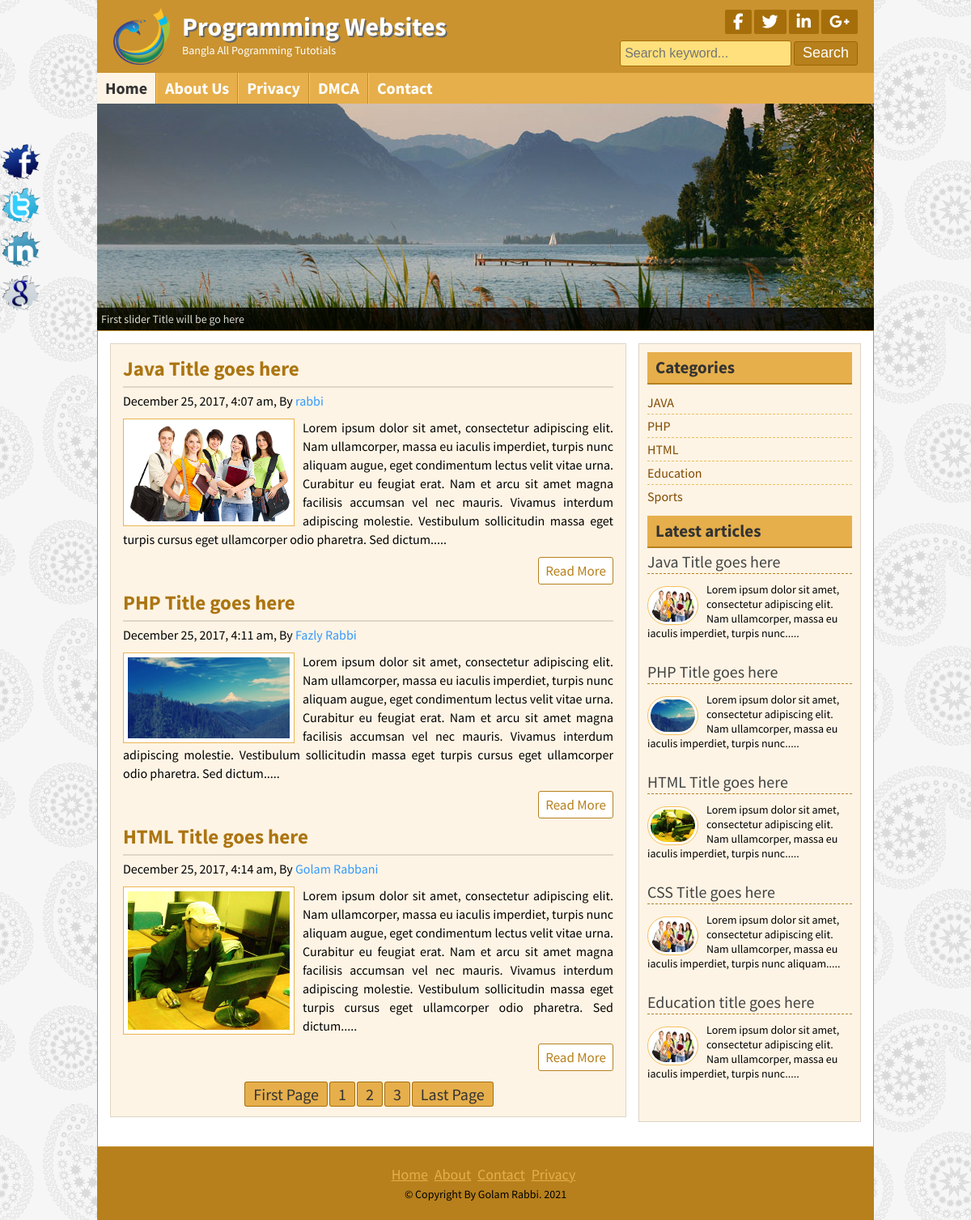
The page / on the database its author committed.
### tables this page shows
CREATE TABLE `title_slogan` (
  `id` int(11) NOT NULL,
  `title` varchar(255) NOT NULL,
  `slogan` varchar(255) NOT NULL,
  `logo` varchar(255) NOT NULL
);

CREATE TABLE `tbl_social` (
  `id` int(11) NOT NULL,
  `fb` varchar(255) NOT NULL,
  `tw` varchar(255) NOT NULL,
  `ln` varchar(255) NOT NULL,
  `gp` varchar(255) NOT NULL
);

CREATE TABLE `tbl_page` (
  `id` int(11) NOT NULL,
  `name` varchar(255) NOT NULL,
  `body` text NOT NULL
);

CREATE TABLE `tbl_post` (
  `id` int(11) NOT NULL,
  `cat` int(11) NOT NULL,
  `title` varchar(255) NOT NULL,
  `body` text NOT NULL,
  `image` varchar(255) NOT NULL,
  `author` varchar(50) NOT NULL,
  `tags` varchar(255) NOT NULL,
  `date` timestamp NOT NULL DEFAULT CURRENT_TIMESTAMP,
  `userid` int(11) NOT NULL
);

CREATE TABLE `tbl_catagory` (
  `id` int(11) NOT NULL,
  `name` varchar(50) NOT NULL
);

CREATE TABLE `tbl_footer` (
  `id` int(11) NOT NULL,
  `note` varchar(255) NOT NULL
);

### helpers/format.php (called while the page is built, shortened)
<?php
	class format{
		public function formatDate($date){
			return date('F j, Y, g:i a', strtotime($date));
		}
		public function textshorten($text,$limit = 400){
			$text = $text. " ";
			$text = substr($text, 0, $limit);
			$text = substr($text, 0, strrpos($text, ' '));
			$text = $text.".....";
			return $text;
		}
}
?>

### index.php (the view)
<?php include 'inc/header.php';?>
<?php include 'inc/slider.php';?>
	<div class="contentsection contemplete clear">
		<div class="maincontent clear">
			<?php
				$per_page = 3;
				if (isset($_GET['page'])) {
					$page = $_GET['page'];
				}else{
					$page = 1;
				}
				$start_from = ($page-1) * $per_page;
			?>
			<?php
				$sql = "SELECT * FROM tbl_post limit $start_from,$per_page ";
				$query = mysqli_query($con,$sql);
				if ($query) {
					while ( $result=mysqli_fetch_array($query)) {
 			?>
			<div class="samepost clear">
				<h2><a href="post.php?id=<?php echo $result['id'];?>"><?php echo $result['title'];?></a></h2>
				<h4><?php echo $tm->formatDate($result['date']); ?>, By <a href="#"><?php echo $result['author'];?></a></h4>
				 <a href="#"><img src="admin/<?php echo $result['image'];?>" alt="post image"/></a>
				<?php echo $tm->textshorten($result['body']); ?>
				<div class="readmore clear">
					<a href="post.php?id=<?php echo $result['id'];?>">Read More</a>
				</div>
			</div>
			 <?php } ?>
			 <?php
			 $sql = "SELECT * FROM tbl_post";
			 $query = mysqli_query($con,$sql);
			 $total_rows = mysqli_num_rows($query);
			 $total_pages = ceil($total_rows/$per_page);
			 echo "<span class='pagination'><a href='index.php?page=1'>".'First Page'."</a>";
			 for ($i=1; $i <=$total_pages; $i++) {
			 	echo "<a href='index.php?page=".$i."'>".$i."</a>";
			 }
			 echo "<a href='index.php?page=$total_pages'>".'Last Page'."</a></span>" ?>
			<?php } else{header("location:404.php");}?>
		</div>
<?php include 'inc/sidebar.php';?>
	</div>
<?php include 'inc/footer.php';?>

### inc/header.php (shortened to what this page needs)
<?php include 'config.php';?>
<?php include 'helpers/format.php';?>
 <?php
 	$tm = new format();
 ?>
<!DOCTYPE html>
<html>
<head>
	<link rel="stylesheet" href="font-awesome-4.5.0/css/font-awesome.css">
	<link rel="stylesheet" href="css/nivo-slider.css" type="text/css" media="screen" />
	<link rel="stylesheet" href="style.css">
</head>
<body>
	<div class="headersection templete clear">
		<a href="index.php">
			<div class="logo">
				<?php
            		$sql = "SELECT * FROM title_slogan WHERE id =1";
            		$query = mysqli_query($con,$sql);
            		while ($result = mysqli_fetch_array($query)) {
        		?>
				<img src="admin/<?php echo $result['logo'];?>" alt="Logo"/>
				<h2><?php echo $result['title'];?></h2>
				<p><?php echo $result['slogan'];?></p>
				<?php } ?>
			</div>
		</a>
		<div class="social clear">
			<div class="icon clear">
				<?php
            		$sql = "SELECT * FROM tbl_social WHERE id =1";
            		$query = mysqli_query($con,$sql);
            		while ($result = mysqli_fetch_array($query)) {
        		?>
				<a href="<?php echo $result['fb'];?>" target="_blank"><i class="fa fa-facebook"></i></a>
				<a href="<?php echo $result['tw'];?>" target="_blank"><i class="fa fa-twitter"></i></a>
				<a href="<?php echo $result['ln'];?>" target="_blank"><i class="fa fa-linkedin"></i></a>
				<a href="<?php echo $result['gp'];?>" target="_blank"><i class="fa fa-google-plus"></i></a>
				<?php } ?>
			</div>
			<div class="searchbtn clear">
			<form action="search.php" method="GET">
				<input type="text" name="search" placeholder="Search keyword..."/>
				<input type="submit" name="submit" value="Search"/>
			</form>
			</div>
		</div>
	</div>
<?php include 'menu.php';?>

### inc/menu.php
<div class="navsection templete">
	<?php
		$path = $_SERVER['SCRIPT_FILENAME'];
		$currentpage = basename($path,'.php');
	?>
	<ul>
		<li><a
			<?php if ($currentpage == 'index') {echo 'id="active"';} ?>
		 href="index.php">Home</a></li>
		<?php
			$sql = "SELECT * FROM tbl_page";
			$category = mysqli_query($con,$sql);
			if ($category) {
			while ( $result=mysqli_fetch_array($category)) {
		?>
			<li><a
				<?php
					if (isset($_GET['pageid']) && $_GET['pageid']==$result['id']) {
						echo 'id="active"';
					}
				?>
			 href="page.php?pageid=<?php echo $result['id']; ?>"> <?php echo $result['name'];?> </a></li>
		<?php } } ?>
		<li><a
			<?php if ($currentpage == 'contact') {echo 'id="active"';} ?>
			href="contact.php">Contact</a></li>
	</ul>
</div>

### inc/slider.php
<div class="slidersection templete clear">
        <div id="slider">
        	<?php
				$sql = "SELECT * FROM tbl_slider order by id limit 5";
				$query = mysqli_query($con,$sql);
				if ($query) {
					while ($result = mysqli_fetch_array($query)) {
			?>
            <a href="#"><img src="admin/<?php echo $result['image'];?>" alt="<?php echo $result['image'];?>" title="<?php echo $result['title'];?>" /></a>
            <?php } } ?>
        </div>
</div>

### inc/sidebar.php
<div class="sidebar clear">
	<div class="samesidebar clear">
		<h2>Categories</h2>
			<ul>
			<?php
				$sql = "SELECT * FROM tbl_catagory";
				$category = mysqli_query($con,$sql);
				if ($category) {
				while ( $result=mysqli_fetch_array($category)) {
			?>
				<li><a href="posts.php?Category=<?php echo $result['id']; ?>"> <?php echo $result['name'];?> </a></li>
				<?php } } else{ ?>
				<li>No Category Created</li>
				<?php } ?>
			</ul>
	</div>
	<div class="samesidebar clear">
		<h2>Latest articles</h2>
		<?php
			$sql = "SELECT * FROM tbl_post limit 5";
			$query = mysqli_query($con,$sql);
			if ($query) {
				while ( $result=mysqli_fetch_array($query)) {
		?>
			<div class="popular clear">
				<h3><a href="post.php?id=<?php echo $result['id'];?>"><?php echo $result['title'];?></a></h3>
				<img src="admin/<?php echo $result['image'];?>" alt="post image"/></a>
				<?php echo $tm->textshorten($result['body'], 128); ?>
			</div>
			<?php } } else {header("location:404.php");}?>
	</div>
</div>

### inc/footer.php (shortened to what this page needs)
	<div class="footersection templete clear">
	  <div class="footermenu clear">
		<ul>
			<li><a href="#">Home</a></li>
			<li><a href="#">About</a></li>
			<li><a href="#">Contact</a></li>
			<li><a href="#">Privacy</a></li>
		</ul>
	  </div>
	  <?php
           $sql = "SELECT * FROM tbl_footer WHERE id =1";
           $query = mysqli_query($con,$sql);
           while ($result = mysqli_fetch_array($query)) {
           ?>
	  <p>&copy; <?php echo $result['note'];?> <?php echo date('Y');?></p>
	  <?php } ?>
	</div>
	<div class="fixedicon clear">
		<?php
           $sql = "SELECT * FROM tbl_social WHERE id =1";
           $query = mysqli_query($con,$sql);
           while ($result = mysqli_fetch_array($query)) {
           ?>
		<a href="<?php echo $result['fb'];?>" target="_blank" ><img src="images/fb.png" alt="Facebook"/></a>
		<a href="<?php echo $result['tw'];?>" target="_blank" ><img src="images/tw.png" alt="Twitter"/></a>
		<a href="<?php echo $result['ln'];?>" target="_blank" ><img src="images/in.png" alt="LinkedIn"/></a>
		<a href="<?php echo $result['gp'];?>" target="_blank" ><img src="images/gl.png" alt="GooglePlus"/></a>
		<?php } ?>
	</div>
</body>
</html>

### css/nivo-slider.css (style rules this page uses)
.nivoSlider { position:relative; }
.nivoSlider a.nivo-imageLink { position:absolute; top:0px; left:0px; width:100%; height:100%; border:0; padding:0; margin:0; z-index:60; display:none; }

### rows shown on the page
title_slogan: logo (picture), title "Programming Websites", slogan "Bangla All Pogramming Tutotials"
tbl_page: name "About Us"
tbl_page: name "Privacy"
tbl_page: name "DMCA"
tbl_post: title "Java Title goes here", date "December 25, 2017, 4:07 am", author "rabbi", image (picture), body "Lorem ipsum dolor sit amet, consectetur adipiscing elit. Nam ullamcorper, massa eu iaculis imperdiet, turpis nunc aliquam augue, eget condimentum lectus velit vitae urna. Curabitur eu feugiat erat. Nam et arcu sit amet magna facilisis accumsan vel nec mauris. Vivamus interdum adipiscing molestie. Vestibulum sollicitudin massa eget turpis cursus eget ullamcorper odio pharetra. Sed dictum.....", body "Lorem ipsum dolor sit amet, consectetur adipiscing elit. Nam ullamcorper, massa eu iaculis imperdiet, turpis nunc....."
tbl_post: title "PHP Title goes here", date "December 25, 2017, 4:11 am", author "Fazly Rabbi", image (picture), body "Lorem ipsum dolor sit amet, consectetur adipiscing elit. Nam ullamcorper, massa eu iaculis imperdiet, turpis nunc aliquam augue, eget condimentum lectus velit vitae urna. Curabitur eu feugiat erat. Nam et arcu sit amet magna facilisis accumsan vel nec mauris. Vivamus interdum adipiscing molestie. Vestibulum sollicitudin massa eget turpis cursus eget ullamcorper odio pharetra. Sed dictum.....", body "Lorem ipsum dolor sit amet, consectetur adipiscing elit. Nam ullamcorper, massa eu iaculis imperdiet, turpis nunc....."
tbl_post: title "HTML Title goes here", date "December 25, 2017, 4:14 am", author "Golam Rabbani", image (picture), body "Lorem ipsum dolor sit amet, consectetur adipiscing elit. Nam ullamcorper, massa eu iaculis imperdiet, turpis nunc aliquam augue, eget condimentum lectus velit vitae urna. Curabitur eu feugiat erat. Nam et arcu sit amet magna facilisis accumsan vel nec mauris. Vivamus interdum adipiscing molestie. Vestibulum sollicitudin massa eget turpis cursus eget ullamcorper odio pharetra. Sed dictum.....", body "Lorem ipsum dolor sit amet, consectetur adipiscing elit. Nam ullamcorper, massa eu iaculis imperdiet, turpis nunc....."
tbl_catagory: name "JAVA"
tbl_catagory: name "PHP"
tbl_catagory: name "HTML"
tbl_catagory: name "Education"
tbl_catagory: name "Sports"
tbl_post: title "CSS Title goes here", image (picture), body "Lorem ipsum dolor sit amet, consectetur adipiscing elit. Nam ullamcorper, massa eu iaculis imperdiet, turpis nunc aliquam....."
tbl_post: title "Education title goes here", image (picture), body "Lorem ipsum dolor sit amet, consectetur adipiscing elit. Nam ullamcorper, massa eu iaculis imperdiet, turpis nunc....."
tbl_footer: note "Copyright By Golam Rabbi."
